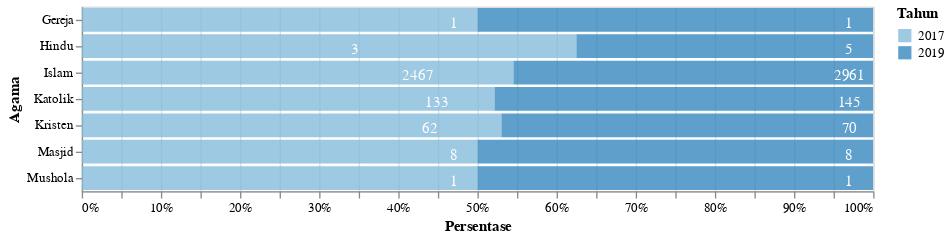

Here is the notebook cell this chart was saved with:
### Markdown cell above
<h2> Kependudukan Berdasarkan Agama</h2>

### Code cell
df_2 = data('Agama')
plot2 = plot_1(df_2,'Persentase','Agama',600)
plot2

### Figure 1 — Vega-Lite specification as saved in the notebook (floating-point values rounded to 4 significant figures)
{"config": {"view": {"continuousWidth": 400, "continuousHeight": 300}}, "layer": [{"mark": {"type": "bar", "opacity": 0.8}, "encoding": {"color": {"condition": {"type": "ordinal", "field": "Tahun", "selection": "selector028"}, "value": "lightgray"}, "x": {"type": "quantitative", "axis": {"format": ".0%"}, "field": "N", "stack": "normalize", "title": "Persentase"}, "y": {"type": "ordinal", "field": "Keterangan", "title": "Agama"}}, "selection": {"selector028": {"type": "single", "encodings": ["x", "color"]}}}, {"mark": {"type": "text", "color": "white", "dx": -18, "dy": 3}, "encoding": {"detail": {"type": "ordinal", "field": "Tahun"}, "text": {"type": "ordinal", "field": "N"}, "tooltip": [{"type": "quantitative", "field": "Tahun"}, {"type": "nominal", "field": "Keterangan"}, {"type": "nominal", "field": "N"}, {"type": "nominal", "field": "Satuan"}], "x": {"type": "quantitative", "field": "N", "stack": "normalize"}, "y": {"type": "ordinal", "field": "Keterangan"}}, "selection": {"selector029": {"type": "interval", "bind": "scales", "encodings": ["x", "y"]}}}], "data": {"name": "data-50248103becf72c1d223767a31794841"}, "width": 600, "$schema": "https://vega.github.io/schema/vega-lite/v4.8.1.json", "datasets": {"data-50248103becf72c1d223767a31794841": [{"Tahun": 2017, "Kode": 1, "Data": "Kependudukan", "Kode Kategori": 1.4, "Kategori": "Agama", "Keterangan": "Islam", "N": "2961", "Satuan": "Orang"}, {"Tahun": 2017, "Kode": 1, "Data": "Kependudukan", "Kode Kategori": 1.4, "Kategori": "Agama", "Keterangan": "Kristen", "N": "70", "Satuan": "Orang"}, {"Tahun": 2017, "Kode": 1, "Data": "Kependudukan", "Kode Kategori": 1.4, "Kategori": "Agama", "Keterangan": "Katolik", "N": "145", "Satuan": "Orang"}, {"Tahun": 2017, "Kode": 1, "Data": "Kependudukan", "Kode Kategori": 1.4, "Kategori": "Agama", "Keterangan": "Hindu", "N": "5", "Satuan": "Orang"}, {"Tahun": 2017, "Kode": 1, "Data": "Kependudukan", "Kode Kategori": 1.4, "Kategori": "Agama", "Keterangan": "Budha", "N": null, "Satuan": "Orang"}, {"Tahun": 2017, "Kode": 7, "Data": "Bidang Pembangunan", "Kode Kategori": 7.1, "Kategori": "Agama", "Keterangan": "Masjid", "N": "8", "Satuan": "Unit"}, {"Tahun": 2017, "Kode": 7, "Data": "Bidang Pembangunan", "Kode Kategori": 7.1, "Kategori": "Agama", "Keterangan": "Mushola", "N": "1", "Satuan": "Unit"}, {"Tahun": 2017, "Kode": 7, "Data": "Bidang Pembangunan", "Kode Kategori": 7.1, "Kategori": "Agama", "Keterangan": "Gereja", "N": "1", "Satuan": "Unit"}, {"Tahun": 2017, "Kode": 7, "Data": "Bidang Pembangunan", "Kode Kategori": 7.1, "Kategori": "Agama", "Keterangan": "Vihara", "N": null, "Satuan": "Unit"}, {"Tahun": 2017, "Kode": 7, "Data": "Bidang Pembangunan", "Kode Kategori": 7.1, "Kategori": "Agama", "Keterangan": "Pura", "N": null, "Satuan": "Unit"}, {"Tahun": 2019, "Kode": 1, "Data": "Kependudukan", "Kode Kategori": 1.4, "Kategori": "Agama", "Keterangan": "Islam", "N": 2467.0, "Satuan": "Orang"}, {"Tahun": 2019, "Kode": 1, "Data": "Kependudukan", "Kode Kategori": 1.4, "Kategori": "Agama", "Keterangan": "Kristen", "N": 62.0, "Satuan": "Orang"}, {"Tahun": 2019, "Kode": 1, "Data": "Kependudukan", "Kode Kategori": 1.4, "Kategori": "Agama", "Keterangan": "Katolik", "N": 133.0, "Satuan": "Orang"}, {"Tahun": 2019, "Kode": 1, "Data": "Kependudukan", "Kode Kategori": 1.4, "Kategori": "Agama", "Keterangan": "Hindu", "N": 3.0, "Satuan": "Orang"}, {"Tahun": 2019, "Kode": 1, "Data": "Kependudukan", "Kode Kategori": 1.4, "Kategori": "Agama", "Keterangan": "Budha", "N": null, "Satuan": "Orang"}, {"Tahun": 2019, "Kode": 7, "Data": "Bidang Pembangunan", "Kode Kategori": 7.1, "Kategori": "Agama", "Keterangan": "Masjid", "N": 8.0, "Satuan": "Unit"}, {"Tahun": 2019, "Kode": 7, "Data": "Bidang Pembangunan", "Kode Kategori": 7.1, "Kategori": "Agama", "Keterangan": "Mushola", "N": 1.0, "Satuan": "Unit"}, {"Tahun": 2019, "Kode": 7, "Data": "Bidang Pembangunan", "Kode Kategori": 7.1, "Kategori": "Agama", "Keterangan": "Gereja", "N": 1.0, "Satuan": "Unit"}, {"Tahun": 2019, "Kode": 7, "Data": "Bidang Pembangunan", "Kode Kategori": 7.1, "Kategori": "Agama", "Keterangan": "Vihara", "N": null, "Satuan": "Unit"}, {"Tahun": 2019, "Kode": 7, "Data": "Bidang Pembangunan", "Kode Kategori": 7.1, "Kategori": "Agama", "Keterangan": "Pura", "N": null, "Satuan": "Unit"}]}}
